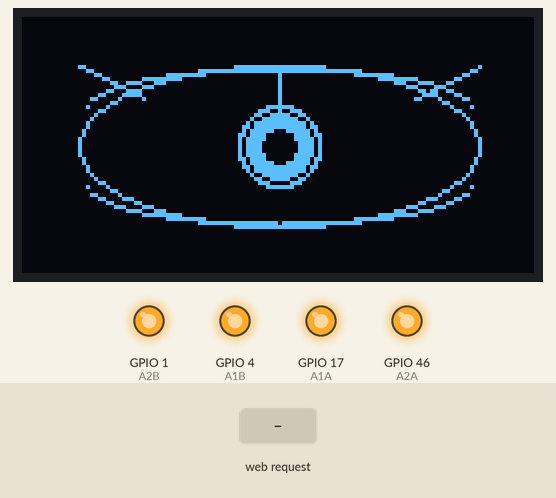
Bench run of a sketch on a simulated ESP32. Shown: 128×64 one-colour display, output pins drawn as LEDs (lit = HIGH). The test bench sets the inputs (shaded band). WiFi joins after 1.5 s; servers stay silent unless stated; what the sketch prints to the serial monitor is not drawn.

Above: at 2.9 s.
3.0 s: HTTP request GET /control?cmd=forward received
At 4.3 s:
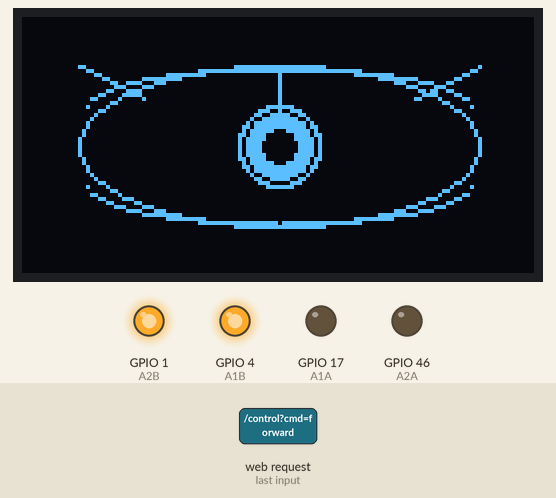
4.6 s: HTTP request GET /control?cmd=backward received
At 5.1 s:
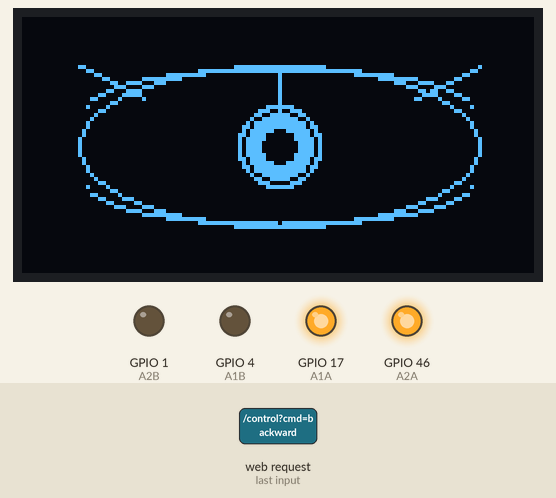
6.2 s: HTTP request GET /control?cmd=left received
At 7.5 s:
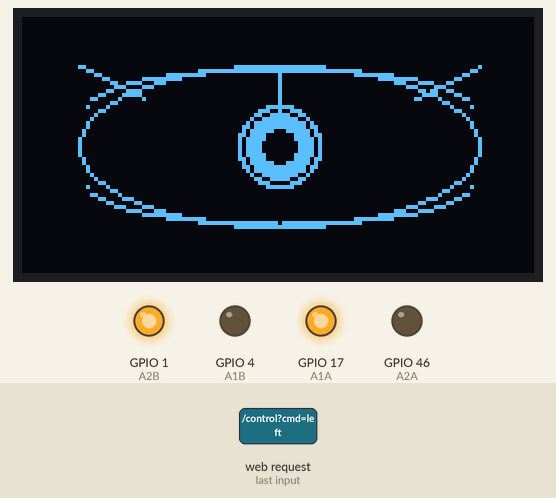
7.8 s: HTTP request GET /control?cmd=right received
At 8.8 s:
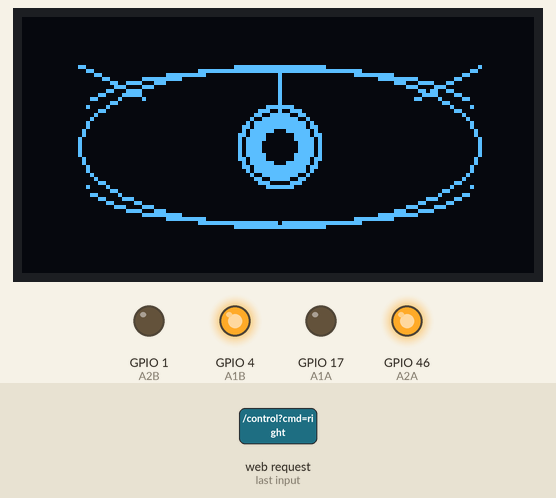
9.4 s: HTTP request GET /control?cmd=forward received
At 10.0 s:
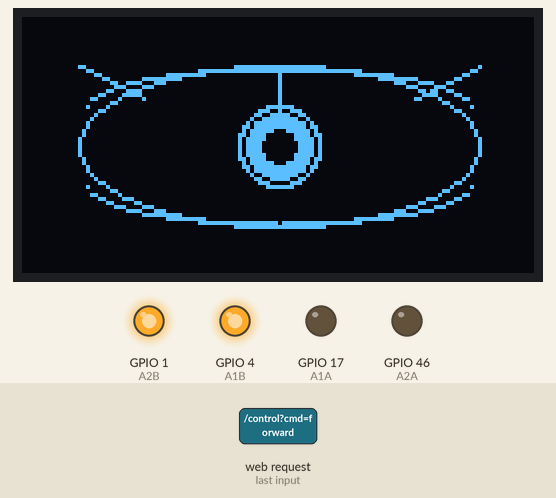
Timing chart, 0 to 12.0 s (numbered marks = the images above; inputs shaded):
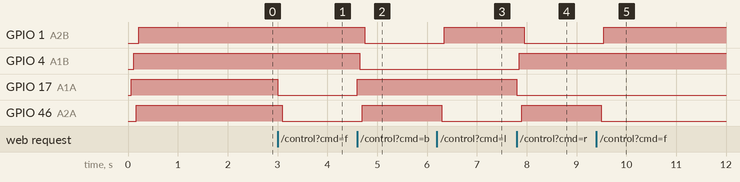

The sketch:

Robot_WiFi.ino
```cpp
#include <Arduino.h>
#include <WiFi.h>
#include <WebServer.h>
#include <U8g2lib.h>
#include <Wire.h>

// WiFi credentials
const char* ssid = "Axiometa";
const char* password = "Axiometa";

// Motor pin definitions
#define A1B 4   // RIGHT BACK
#define A1A 17  // RIGHT FRONT
#define A2B 1   // LEFT BACK
#define A2A 46  // LEFT FRONT

// Motor control states (active low)
#define MOTOR_STOP HIGH
#define MOTOR_FORWARD LOW
#define MOTOR_BACKWARD LOW

// Create web server
WebServer server(80);
U8G2_SSD1306_128X64_NONAME_F_HW_I2C u8g2(U8G2_R0, U8X8_PIN_NONE, 48, 47);  // Main time display


// HTML page with joystick control
const char webpage[] PROGMEM = R"rawliteral(
<!DOCTYPE html>
<html>
<head>
    <title>Robot Control</title>
    <style>
        .button {
            width: 100px;
            height: 100px;
            font-size: 20px;
            margin: 10px;
            text-align: center;
        }
        #container {
            display: flex;
            flex-wrap: wrap;
            justify-content: center;
            align-items: center;
            height: 300px;
        }
        #joystick {
            display: flex;
            flex-direction: column;
            align-items: center;
        }
        .row {
            display: flex;
            justify-content: center;
        }
    </style>
</head>
<body>
    <h1>Robot Control</h1>
    <div id="joystick">
        <div class="row">
            <button class="button" onclick="sendCommand('forward')">▲</button>
        </div>
        <div class="row">
            <button class="button" onclick="sendCommand('left')">◄</button>
            <button class="button" onclick="sendCommand('stop')">■</button>
            <button class="button" onclick="sendCommand('right')">►</button>
        </div>
        <div class="row">
            <button class="button" onclick="sendCommand('backward')">▼</button>
        </div>
    </div>
    <script>
        function sendCommand(command) {
            fetch(`/control?cmd=${command}`);
        }
    </script>
</body>
</html>
)rawliteral";

// Motor control function
void controlMotors(String command) {
  if (command == "forward") {
    digitalWrite(A1A, MOTOR_FORWARD);
    delay(50);
    digitalWrite(A1B, MOTOR_STOP);
    delay(50);
    digitalWrite(A2A, MOTOR_FORWARD);
    delay(50);
    digitalWrite(A2B, MOTOR_STOP);
    delay(50);
  } else if (command == "backward") {
    digitalWrite(A1A, MOTOR_STOP);
    delay(50);
    digitalWrite(A1B, MOTOR_BACKWARD);
    delay(50);
    digitalWrite(A2A, MOTOR_STOP);
    delay(50);
    digitalWrite(A2B, MOTOR_BACKWARD);
    delay(50);
  } else if (command == "left") {
    digitalWrite(A1A, MOTOR_STOP);
    delay(50);
    digitalWrite(A1B, MOTOR_BACKWARD);
    delay(50);
    digitalWrite(A2A, MOTOR_FORWARD);
    delay(50);
    digitalWrite(A2B, MOTOR_STOP);
    delay(50);
  } else if (command == "right") {
    digitalWrite(A1A, MOTOR_FORWARD);
    delay(50);
    digitalWrite(A1B, MOTOR_STOP);
    delay(50);
    digitalWrite(A2A, MOTOR_STOP);
    delay(50);
    digitalWrite(A2B, MOTOR_BACKWARD);
    delay(50);
  } else if (command == "stop") {
    digitalWrite(A1A, MOTOR_STOP);
    delay(50);
    digitalWrite(A1B, MOTOR_STOP);
    delay(50);
    digitalWrite(A2A, MOTOR_STOP);
    delay(50);
    digitalWrite(A2B, MOTOR_STOP);
    delay(50);
  }
}

// Web server handler for the root page
void handleRoot() {
  server.send(200, "text/html", webpage);
}

// Web server handler for motor commands
void handleControl() {
  if (server.hasArg("cmd")) {
    String command = server.arg("cmd");
    controlMotors(command);
    server.send(200, "text/plain", "Command received: " + command);
  } else {
    server.send(400, "text/plain", "Bad Request: No command provided");
  }
}

void setup() {
  // Initialize serial
  Serial.begin(115200);
  u8g2.begin();
  displayEyes();

  // Initialize motor pins
  pinMode(A1A, OUTPUT);
  pinMode(A1B, OUTPUT);
  pinMode(A2A, OUTPUT);
  pinMode(A2B, OUTPUT);

  // Stop motors initially
  controlMotors("stop");

  // Connect to WiFi
  WiFi.begin(ssid, password);
  Serial.print("Connecting to WiFi...");
  while (WiFi.status() != WL_CONNECTED) {
    delay(500);
    Serial.print(".");
  }
  Serial.println("Connected!");
  Serial.print("IP Address: ");
  Serial.println(WiFi.localIP());

  // Configure web server routes
  server.on("/", handleRoot);
  server.on("/control", handleControl);

  // Start web server
  server.begin();
  Serial.println("Web server started.");
}

void loop() {
  server.handleClient();
}


void displayEyes() {
  u8g2.clearBuffer();  // Clear the internal memory

  // Draw the outer eye (ellipse shape)
  u8g2.drawEllipse(64, 32, 50, 20, U8G2_DRAW_ALL);

  // Draw the upper eye crease (simulating the upper half of an ellipse)
  for (int x = -48; x <= 48; x++) {
    int y = sqrt(10 * 10 * (1 - (x * x) / (48.0 * 48.0)));  // Adjust height and width
    u8g2.drawPixel(64 + x, 22 - y);
  }

  // Draw the lower eye crease (simulating the lower half of an ellipse)
  for (int x = -48; x <= 48; x++) {
    int y = sqrt(10 * 10 * (1 - (x * x) / (48.0 * 48.0)));
    u8g2.drawPixel(64 + x, 42 + y);
  }

  // Draw the iris
  u8g2.drawDisc(64, 32, 10);  // Outer iris
  u8g2.setDrawColor(0);
  u8g2.drawCircle(64, 32, 9);  // Inner ring
  u8g2.setDrawColor(1);
  u8g2.drawDisc(64, 32, 5);  // Central iris

  // Draw the pupil
  u8g2.setDrawColor(0);      // Set to black
  u8g2.drawDisc(64, 32, 4);  // Pupil
  u8g2.setDrawColor(1);      // Back to white

  // Add a highlight to the pupil
  u8g2.setDrawColor(0);
  u8g2.drawDisc(66, 30, 1);  // Small highlight
  u8g2.setDrawColor(1);

  // Draw eyelashes
  u8g2.drawLine(14, 12, 30, 20);   // Top left eyelash
  u8g2.drawLine(98, 20, 114, 12);  // Top right eyelash
  u8g2.drawLine(64, 12, 64, 24);   // Center eyelash

  u8g2.sendBuffer();  // Transfer internal memory to the display
  delay(10);          // Add a delay
}
```

Measured:
- after the input at 3.0 s, GPIO 17 (A1A): HIGH → LOW at once; GPIO 46 (A2A): HIGH → LOW after 0.10 s
- after the input at 4.6 s, GPIO 1 (A2B): HIGH → LOW after 0.15 s; GPIO 4 (A1B): HIGH → LOW after 0.05 s; GPIO 17 (A1A): LOW → HIGH at once; GPIO 46 (A2A): LOW → HIGH after 0.10 s
- after the input at 6.2 s, GPIO 1 (A2B): LOW → HIGH after 0.15 s; GPIO 46 (A2A): HIGH → LOW after 0.10 s
- after the input at 7.8 s, GPIO 1 (A2B): HIGH → LOW after 0.15 s; GPIO 4 (A1B): LOW → HIGH after 0.05 s; GPIO 17 (A1A): HIGH → LOW at once; GPIO 46 (A2A): LOW → HIGH after 0.10 s
- after the input at 9.4 s, GPIO 1 (A2B): LOW → HIGH after 0.15 s; GPIO 46 (A2A): HIGH → LOW after 0.10 s
